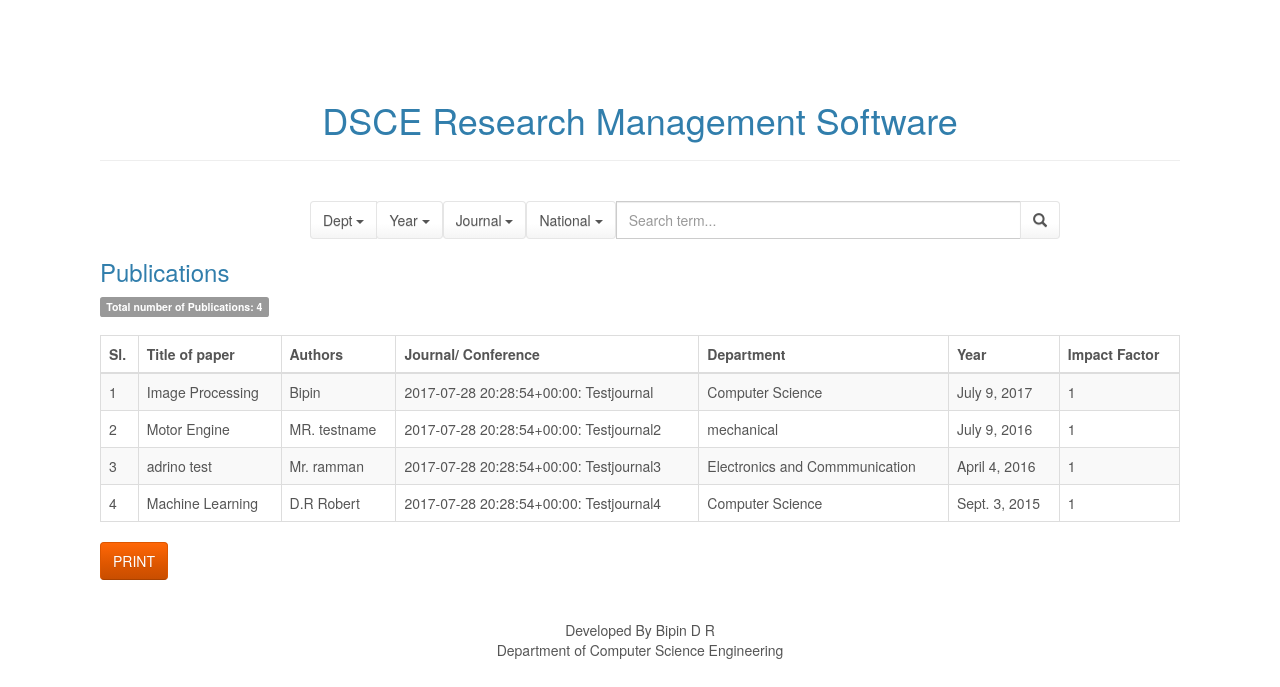
The app's page /publications/, older data.
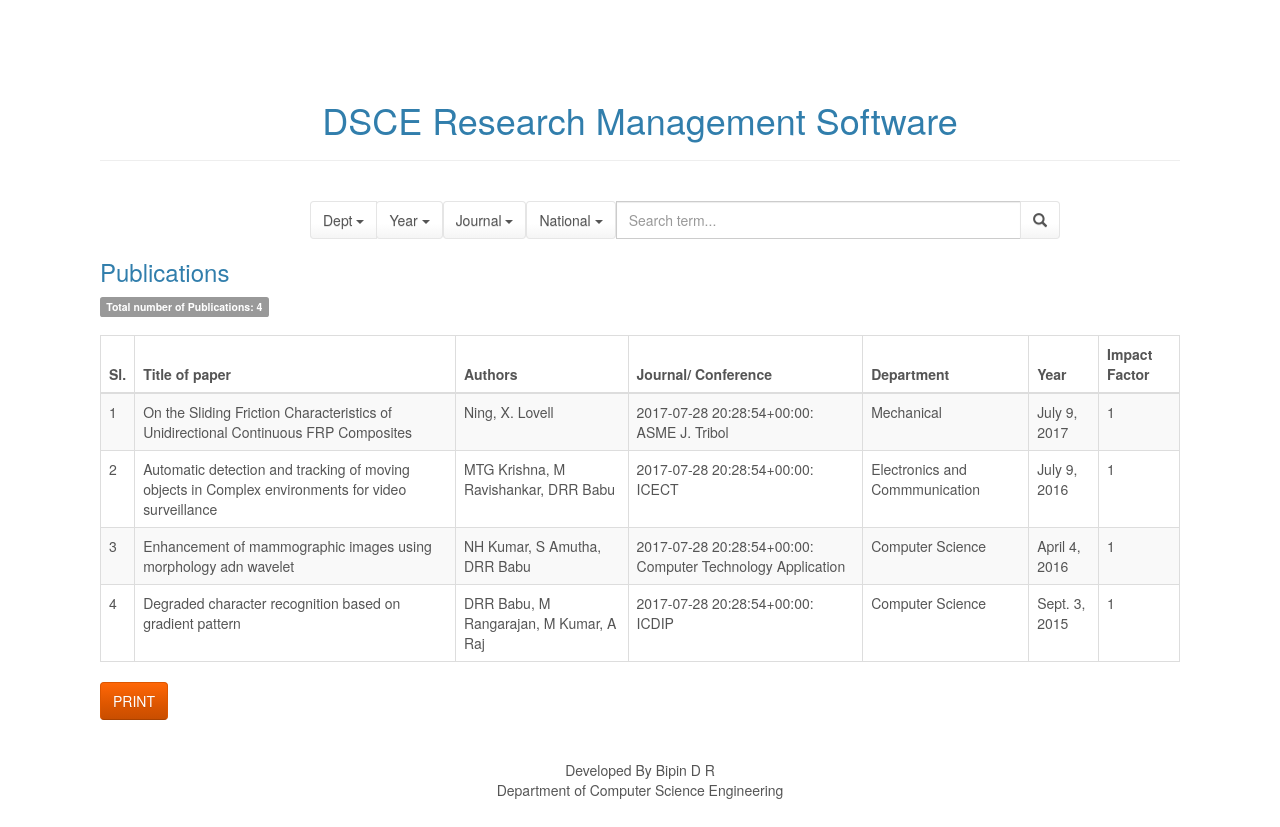
The same page, newer data.
### Publications/models.py (models this page shows, shortened)
class publication(models.Model):
    dept = models.CharField(max_length=100)
    title = models.CharField(max_length=200,unique=True )
    author = models.CharField(max_length=100)
    Journal_name =models.CharField(max_length=100)
    type = models.CharField(max_length=100, choices=[('conference', 'conference'), ('journal', 'journal')])
    nationality = models.CharField(max_length=100, choices=[('national','national'),('international','international')])
    page_no = models.CharField(max_length=50,blank=True)
    volume = models.IntegerField(blank=True)
    year = models.DateField()
    impact_factor = models.CharField(max_length=200)
    citations = models.CharField(max_length=10)

### Publications/views.py (the view)
def index(request):
    global all_publications
    all_publications = publication.objects.all()
    total = all_publications.count()
    context = {
        'all_publications': all_publications,
        'total': total,
    }
    return render(request, 'publications/index.html', context)

### Publications/templates/publications/index.html (shortened to what this page needs)
<!DOCTYPE html>
<html>
<head>
    {% load staticfiles %}
    <link rel="stylesheet" href="{% static 'assets/bootstrap/css/bootstrap.min.css' %}">
    <link rel="stylesheet" href="{% static 'assets/css/styles.css' %}">
</head>
<body>
<h1 align="center">DSCE Research Management Software</h1>
<hr>
<br>
<div class="container">
    <form type="get" action="/publications/bob" style="margin: 0">
        <div class="row">
            <div class="col-xs-8 col-xs-offset-2">
                <div class="input-group">
                    <div class="input-group-btn search-panel">
                        <button type="button" class="btn btn-default dropdown-toggle" data-toggle="dropdown">
                            <span id="search_dept">Dept</span> <span class="caret"></span>
                        </button>
                    </div>
                    <div class="input-group-btn search-panel">
                        <button type="button" class="btn btn-default dropdown-toggle" data-toggle="dropdown">
                            <span id="search_date">Year</span> <span class="caret"></span>
                        </button>
                    </div>
                    <div class="input-group-btn search-panel">
                        <button type="button" class="btn btn-default dropdown-toggle" data-toggle="dropdown">
                            <span id="search_type">Journal</span> <span class="caret"></span>
                        </button>
                    </div>
                    <div class="input-group-btn search-panel">
                        <button type="button" class="btn btn-default dropdown-toggle" data-toggle="dropdown">
                            <span id="search_nationality">National</span> <span class="caret"></span>
                        </button>
                    </div>
                    <input type="text" class="form-control" name="search_box" placeholder="Search term...">
                    <span class="input-group-btn">
                    <button id="search_submit" class="btn btn-default" type="submit"><span
                            class="glyphicon glyphicon-search"></span></button>
                    </span>
                </div>
            </div>
        </div>
    </form>
</div>
<a href="/publications">
    <h3>Publications</h3>
</a>
<span class="label label-default">Total number of Publications: {{ total }}</span>
<br>
<br>
{% if all_publications %}
    <div class="table-responsive">
        <table class="table table-striped table-bordered">
            <thead>
            <tr>
                <th>Sl.</th>
                <th>Title of paper</th>
                <th>Authors</th>
                <th>Journal/ Conference</th>
                <th>Department</th>
                <th>Year</th>
                <th>Impact Factor</th>
            </tr>
            </thead>
            <tbody>
            {% for i in all_publications %}
                <tr>
                    <td>{{ forloop.counter }}</td>
                    <td>{{ i.title }}</td>
                    <td>{{ i.author }}</td>
                    <td>{{ i.type.capitalize }}: {{ i.Journal_name }}</td>
                    <td>{{ i.dept }}</td>
                    <td>{{ i.year }}</td>
                    <td>{{ i.impact_factor }}</td>
                </tr>
            {% endfor %}
            </tbody>
        </table>
    </div>
{% else %}
    <strong>No Publications</strong>
    <br>
    <br>
    <br>
{% endif %}
<button type="button" class="btn btn-warning" onclick=" window.location.href='/publications/print'">
    PRINT
</button>
<br>
<br>
<br>
<div class="footer">Developed By Bipin D R</div>
<div class="footer"> Department of Computer Science Engineering</div>
</body>
</html>

### phdstatus/static/assets/css/styles.css (style rules this page uses)
body { margin: 100px; }
.footer { position: static; text-align: center; bottom: 0px; width: 100%; }

Row changes from the older to the newer data that the page shows:
changed publication: title "Image Processing" → "On the Sliding Friction Characteristics of Unidirectional Continuous FRP Composites"; author "Bipin" → "Ning, X. Lovell"; Journal_name "Testjournal" → "ASME J. Tribol"; dept "Computer Science" → "Mechanical"
changed publication: title "Motor Engine" → "Automatic detection and tracking of moving objects in Complex environments for video surveillance"; author "MR. testname" → "MTG Krishna, M Ravishankar, DRR Babu"; Journal_name "Testjournal2" → "ICECT"; dept "mechanical" → "Electronics and Commmunication"
changed publication: title "adrino test" → "Enhancement of mammographic images using morphology adn wavelet"; author "Mr. ramman" → "NH Kumar, S Amutha, DRR Babu"; Journal_name "Testjournal3" → "Computer Technology Application"; dept "Electronics and Commmunication" → "Computer Science"
changed publication: title "Machine Learning" → "Degraded character recognition based on gradient pattern"; author "D.R Robert" → "DRR Babu, M Rangarajan, M Kumar, A Raj"; Journal_name "Testjournal4" → "ICDIP"
